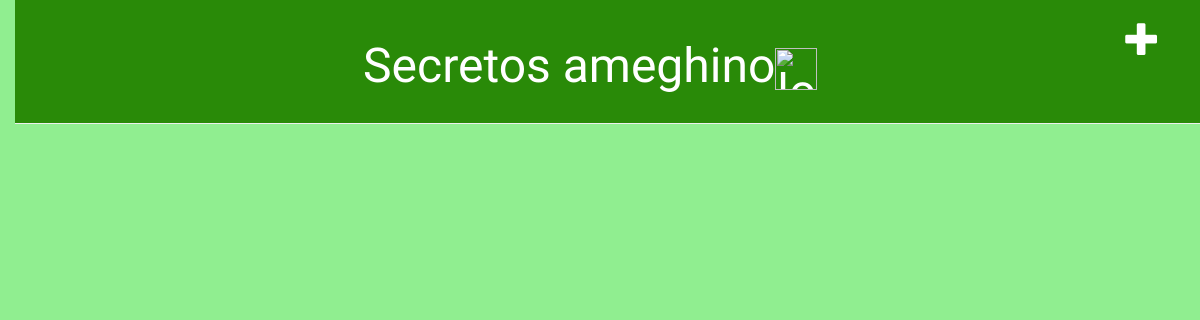
The app's page /, older data.
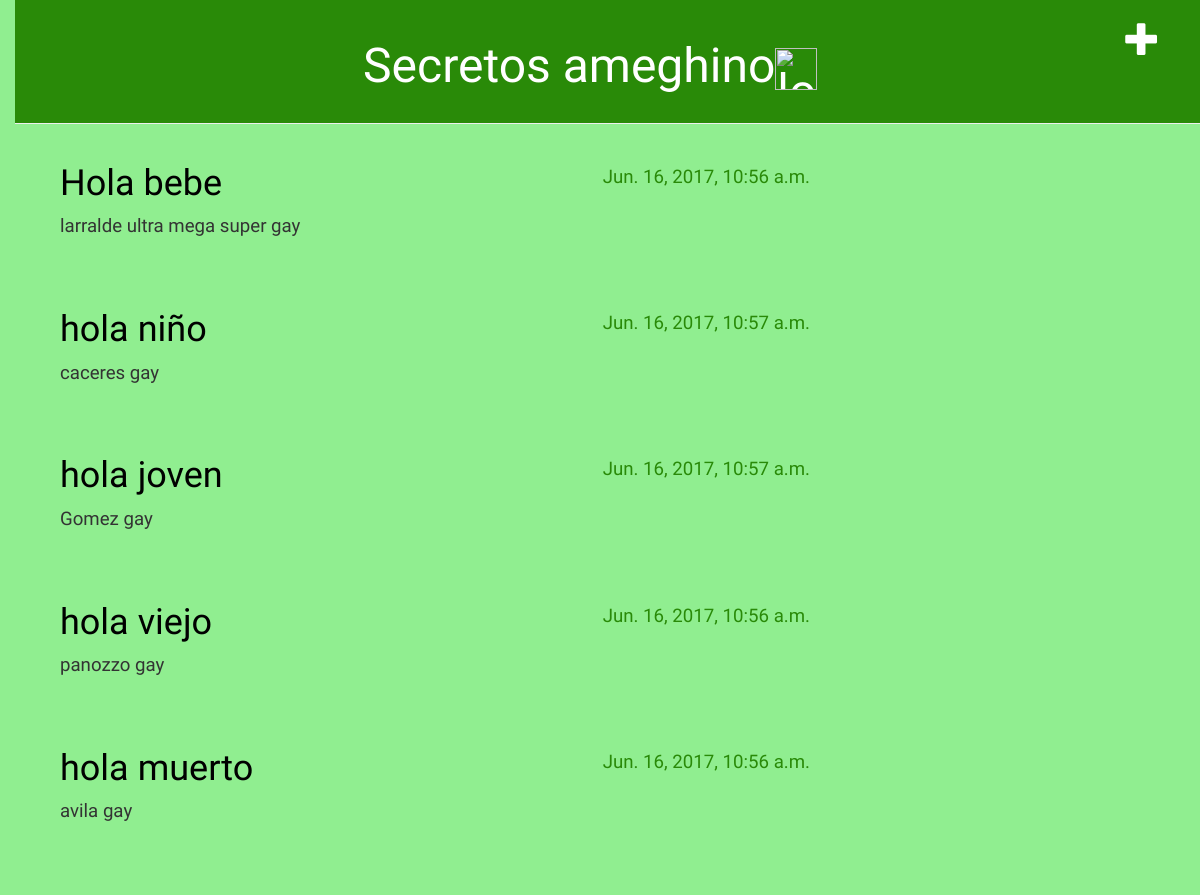
The same page, newer data.
### blog/models.py (models this page shows, shortened)
class Post(models.Model):
	author = models.ForeignKey('auth.User')
	title = models.CharField(max_length=200)
	text = models.TextField()
	created_date = models.DateTimeField(
		default=timezone.now)
	published_date = models.DateTimeField(
		blank=True, null=True)

### blog/views.py (the view)
# urls.py: url(r'^$', views.post_list, name='listado'),
def post_list(request):
    posts = Post.objects.all
    return render(request, 'blog/post_list.html', {'posts': posts})

### blog/templates/blog/post_list.html
{% extends 'blog/base.html' %}
    {% block content %}
        {% for post in posts %}
            <div class="post">
                <div class="date">
                    {{ post.published_date }}
                </div>
                <h1><a href="{% url 'blog.views.post_detail' pk=post.pk %}" >{{ post.title }}</a></h1>
                <p>{{ post.text|linebreaksbr }}</p>
            </div>
        {% endfor %}
    {% endblock content %}

### blog/templates/blog/base.html (shortened to what this page needs)
{% load staticfiles %}
    <html>
        <head>
            <link rel="stylesheet" href="//maxcdn.bootstrapcdn.com/bootstrap/3.2.0/css/bootstrap.min.css">
            <link rel="stylesheet" href="//maxcdn.bootstrapcdn.com/bootstrap/3.2.0/css/bootstrap-theme.min.css">
            <link rel="stylesheet" href="{% static 'css/blog.css' %}">
        </head>
        <body style="background-color:lightgreen;">
        <div class="page-header">
            <a href="{% url 'blog.views.post_new' %}" class="top-menu"><span class="glyphicon glyphicon-plus"></span></a>
            <h1><center><a href="/">Secretos ameghino</a><img src="http://aow.triumph.net/wp-content/uploads/2014/03/incognito.png" alt="logo secretos" height="42" width="42"></center>  </h1>
        </div>
        <div class="content container">
            <div class="row">
                <div class="col-md-8">
                {% block content %}
                {% endblock %}
                </div>
            </div>
        </div>
    </body>
    </html>

### blog/static/css/blog.css (style rules this page uses)
h1 a { color: #ffffff; }
body { padding-left: 15px; }
h1 a { color: #ffffff; font-family: 'Lobster'; }
.page-header { background-color:#298A08; margin-top: 0; padding: 20px 20px 20px 40px; }
.page-header h1, .page-header h1 a, .page-header h1 a:visited, .page-header h1 a:active { color: #ffffff; font-size: 36pt; text-decoration: none; }
.content { margin-left: 30px; color: #black; font-size: 14pt; font-family: 'Lobster', cursive, bold; }
h1, h2, h3, h4 { font-family: 'Lobster', cursive; color: #0B6121; }
.date { float: right; color: #298A08; font-family: 'Lobster', cursive,bold; }
.top-menu, .top-menu:hover, .top-menu:visited { color: #ffffff; float: right; font-size: 26pt; margin-right: 20px; }
.post { margin-bottom: 70px; }
.post h1 a, .post h1 a:visited { color: #000000; }

Row changes from the older to the newer data that the page shows:
added Post: published_date "Jun. 16, 2017, 10:56 a.m.", title "Hola bebe", text "larralde ultra mega super gay"
added Post: published_date "Jun. 16, 2017, 10:57 a.m.", title "hola niño", text "caceres gay"
added Post: published_date "Jun. 16, 2017, 10:57 a.m.", title "hola joven", text "Gomez gay"
added Post: published_date "Jun. 16, 2017, 10:56 a.m.", title "hola viejo", text "panozzo gay"
added Post: published_date "Jun. 16, 2017, 10:56 a.m.", title "hola muerto", text "avila gay"
